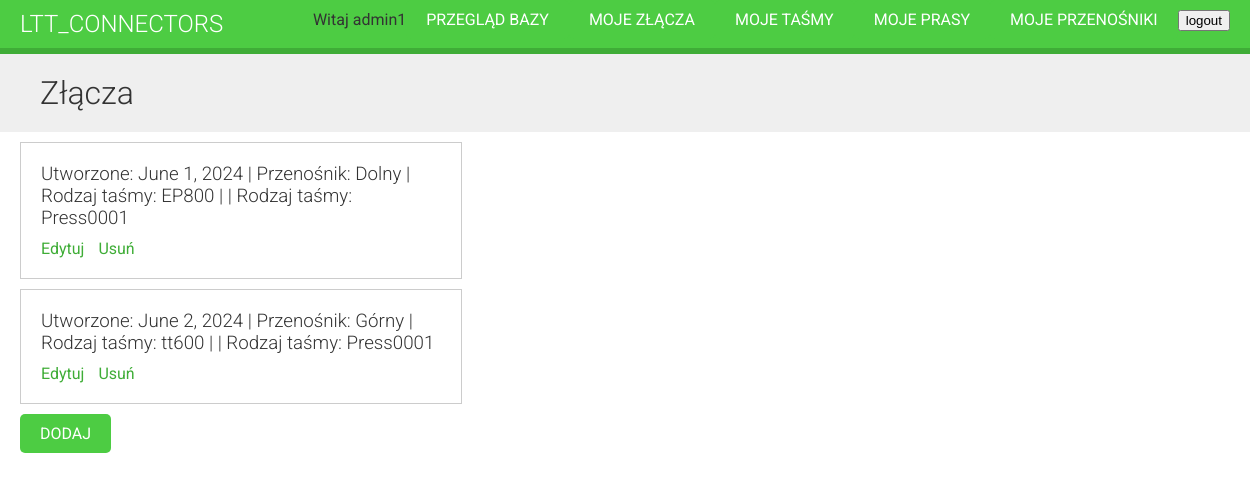
Screenshot of /connectors/smine/ (signed in) with the database file from the repository.
### connectors/models.py (models this page shows, shortened)
class Splice(models.Model):
    owner = models.ForeignKey(User, related_name='created', on_delete=models.CASCADE)
    when_made = models.DateField(auto_now_add=True)
    when_modify = models.DateField(auto_now=True)
    belt_type = models.ForeignKey(Belt, related_name='belts', on_delete=models.CASCADE)
    conveyor_machine = models.ForeignKey(Conveyor, related_name='conveyors', on_delete=models.CASCADE)
    photo = models.ImageField(upload_to='photos/')
    angle = models.IntegerField(blank=True, null=True)
    angle_length = models.IntegerField(blank=True, null=True)
    length = models.IntegerField(blank=True, null=True)
    slevel_op = models.IntegerField(blank=True, null=True)
    slevel_mag = models.IntegerField(blank=True, null=True)
    time = models.IntegerField(blank=True, null=True)
    temperature = models.IntegerField(blank=True, null=True)
    pressure = models.IntegerField(blank=True, null=True)
    press = models.ForeignKey(Press, related_name='presses', on_delete=models.CASCADE)
    class Meta:
        ordering = ('when_made',)

class Conveyor(models.Model):
    owner = models.ForeignKey(User, on_delete=models.CASCADE)
    name = models.CharField(max_length=200)
    mine = models.CharField(max_length=200)
    class Meta:
        ordering = ('name',)

class Belt(models.Model):
    owner = models.ForeignKey(User, on_delete=models.CASCADE)
    name = models.CharField(max_length=200)
    endurance = models.CharField(max_length=200)
    width = models.IntegerField()
    describe = models.TextField()
    class Meta:
        ordering = ('name',)

class Press(models.Model):
    owner = models.ForeignKey(User, on_delete=models.CASCADE)
    name = models.CharField(max_length=200)
    series_number = models.CharField(max_length=200)
    manufacture_date = models.CharField(max_length=200)
    width = models.IntegerField()
    manufacturer = models.CharField(max_length=200)
    length = models.IntegerField()
    manual = models.FileField(upload_to='uploads/')
    class Meta:
        ordering = ('name',)

### connectors/views.py (the view)
# urls.py: path('smine/', views.ManageSpliceListView.as_view(), name='manage_splice_list'),
class ManageSpliceListView(OwnerSpliceMixin, ListView):
    model = Splice
    template_name = 'connectors/manage/splice/list.html'
    permission_required = 'connectors.view_splice'
    def get_queryset(self):
        qs = super().get_queryset()
        return qs.filter(owner=self.request.user)

### connectors/views.py (called while the page is built)
    def get_queryset(self):
        qs = super().get_queryset()
        return qs.filter(owner=self.request.user)

### connectors/templates/connectors/manage/splice/list.html (shortened to what this page needs)
{% extends "base.html" %}
{% block content %}
  <h1>Złącza</h1>
  <div class="module">
    {% for splice in object_list %}
      <div class="conveyor-info">
        <h3>Utworzone: {{ splice.when_made }} | Przenośnik: {{ splice.conveyor_machine.name }} | Rodzaj taśmy: {{ splice.belt_type.name }} | | Rodzaj taśmy: {{ splice.press.name }} </h3>
        <p>
            <a href="{% url "splice_edit" splice.id %}">Edytuj</a>
            <a href="{% url "splice_delete" splice.id %}">Usuń</a>
        </p>
      </div>
    {% empty %}
      <p>Brak złącz</p>
    {% endfor %}
    <p>
      <a href="{% url "splice_create" %}" class="button">Dodaj</a>
    </p>
  </div>
{% endblock %}

### connectors/templates/base.html (shortened to what this page needs)
{% load static %}
<!DOCTYPE html>
<html>
    <head>
        <link href="{% static "css/base.css" %}" rel="stylesheet">
    </head>
    <body>
        <div id="header">
            <a href="/" class="logo">LTT_Connectors</a>
            <ul class="menu">
                {% if request.user.is_authenticated %}
                    <li>
                        <form method="post" action="{% url 'logout' %}">
                            <button type="submit" class="submit">logout</button>
                        </form></li>
                {% else %}
                    <li><a href="{% url 'login' %}">zaloguj</a></li>
                {% endif %}
            </ul>
            <ul class="menu">
                <li><a href="{% url 'manage_conveyor_list' %}" class="button" >Moje przenośniki</a></li>
            </ul>
            <ul class="menu">
                <li><a href="{% url 'manage_press_list' %}" class="button" >Moje prasy</a></li>
            </ul>
            <ul class="menu">
                <li><a href="{% url 'manage_belt_list' %}" class="button" >Moje taśmy</a></li>
            </ul>
            <ul class="menu">
                <li><a href="{% url 'manage_splice_list' %}" class="button" >Moje złącza</a></li>
            </ul>
            <ul class="menu">
                <li><a href="{% url 'base_view' %}" class="button" >Przegląd bazy</a></li>
            </ul>
            <ul class="menu">
                <li>Witaj {{ request.user.first_name|default:request.user.username }}</li>
            </ul>
        </div>
        <div id="content">
            {% block content %}
            {% endblock %}
        </div>
    </body>
</html>

### connectors/static/css/base.css (style rules this page uses)
body { margin:0; font-family:'Roboto', sans-serif; font-weight:400; color:#333; }
a { color:#3fad37; text-decoration:none; }
ul { float:left; }
h1, h2, h3, h4, h5, h6 { font-family:'Roboto', sans-serif; font-weight:300; }
h1 { background:#efefef; width:100%; overflow:auto; padding:20px 0 20px 40px; margin:0; }
.module { padding:10px 20px; float:left; width:600px; }
.module h3 { margin:20px 0 0; padding:0; width:100%; }
.module p { margin:10px 0 20px; width:100%; float:left; }
#header { background:#4dcc43; overflow:auto; padding:10px 20px; border-bottom:6px solid #3fad37; }
#header .logo { text-decoration:none; font-family:'Roboto', sans-serif; font-weight:300; text-transform:uppercase; font-size:24px; color:#fff; float:left; }
#header a { color:#fff; }
#header .menu { list-style:none; float:right; margin:0; padding:0; }
input[type=submit], a.button { border-radius:5px; background:#4dcc43; color:#fff; font-size:16px; text-transform:uppercase; border:none; padding:10px 20px; margin:20px 0; }
.conveyor-info { border:1px solid #ccc; padding:0 20px; margin-bottom:10px; width:400px; overflow:auto; }
.conveyor-info a { margin-right:10px; }

### rows the page displays
Splice: when_made "June 1, 2024", conveyor_machine.name "Dolny", belt_type.name "EP800", press.name "Press0001"
Splice: when_made "June 2, 2024", conveyor_machine.name "Górny", belt_type.name "tt600", press.name "Press0001"

### other values shown
{{ request.user.first_name|default:request.user.username }} "admin1"
